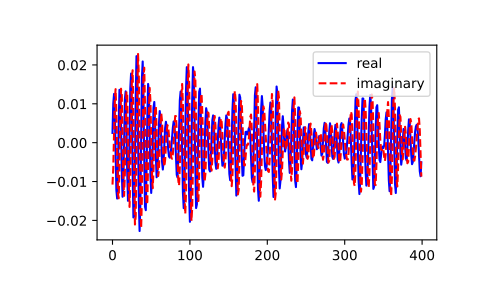

Recreate this plot in Python.
import scipy.fft
scipy.fft.ifft([0, 4, 0, 0])
# array([ 1.+0.j,  0.+1.j, -1.+0.j,  0.-1.j]) # may vary

# Create and plot a band-limited signal with random phases:

import matplotlib.pyplot as plt
rng = np.random.default_rng()
t = np.arange(400)
n = np.zeros((400,), dtype=complex)
n[40:60] = np.exp(1j*rng.uniform(0, 2*np.pi, (20,)))
s = scipy.fft.ifft(n)
plt.plot(t, s.real, 'b-', t, s.imag, 'r--')
# [<matplotlib.lines.Line2D object at ...>, <matplotlib.lines.Line2D object at ...>]
plt.legend(('real', 'imaginary'))
# <matplotlib.legend.Legend object at ...>
plt.show()
